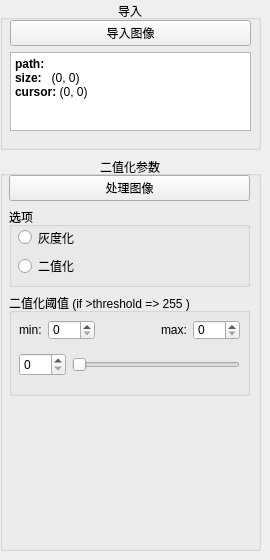
       <widget class="QWidget" name="function_select_tab_1">
        <attribute name="title">
         <string>图像处理</string>
        </attribute>
        <widget class="QWidget" name="verticalLayoutWidget_7">
         <property name="geometry">
          <rect>
           <x>0</x>
           <y>0</y>
           <width>261</width>
           <height>551</height>
          </rect>
         </property>
         <layout class="QVBoxLayout" name="verticalLayout_7">
          <item>
           <widget class="QGroupBox" name="group_import">
            <property name="enabled">
             <bool>true</bool>
            </property>
            <property name="maximumSize">
             <size>
              <width>16777215</width>
              <height>150</height>
             </size>
            </property>
            <property name="title">
             <string>导入</string>
            </property>
            <property name="alignment">
             <set>Qt::AlignCenter</set>
            </property>
            <property name="flat">
             <bool>true</bool>
            </property>
            <property name="checkable">
             <bool>false</bool>
            </property>
            <widget class="QWidget" name="verticalLayoutWidget_3">
             <property name="geometry">
              <rect>
               <x>10</x>
               <y>20</y>
               <width>241</width>
               <height>111</height>
              </rect>
             </property>
             <layout class="QVBoxLayout" name="verticalLayout_3">
              <item>
               <widget class="QPushButton" name="btn_import_image">
                <property name="text">
                 <string>导入图像</string>
                </property>
               </widget>
              </item>
              <item>
               <widget class="QTextBrowser" name="image_detail_text_box">
                <property name="maximumSize">
                 <size>
                  <width>400</width>
                  <height>80</height>
                 </size>
                </property>
                <property name="html">
                 <string>&lt;!DOCTYPE HTML PUBLIC &quot;-//W3C//DTD HTML 4.0//EN&quot; &quot;http://www.w3.org/TR/REC-html40/strict.dtd&quot;&gt;
&lt;html&gt;&lt;head&gt;&lt;meta name=&quot;qrichtext&quot; content=&quot;1&quot; /&gt;&lt;style type=&quot;text/css&quot;&gt;
p, li { white-space: pre-wrap; }
&lt;/style&gt;&lt;/head&gt;&lt;body style=&quot; font-family:'SimSun'; font-size:9pt; font-weight:400; font-style:normal;&quot;&gt;
&lt;p style=&quot; margin-top:0px; margin-bottom:0px; margin-left:0px; margin-right:0px; -qt-block-indent:0; text-indent:0px;&quot;&gt;&lt;span style=&quot; font-weight:600;&quot;&gt;path:&lt;/span&gt;&lt;/p&gt;
&lt;p style=&quot; margin-top:0px; margin-bottom:0px; margin-left:0px; margin-right:0px; -qt-block-indent:0; text-indent:0px;&quot;&gt;&lt;span style=&quot; font-weight:600;&quot;&gt;size:   &lt;/span&gt;(0, 0)&lt;/p&gt;
&lt;p style=&quot; margin-top:0px; margin-bottom:0px; margin-left:0px; margin-right:0px; -qt-block-indent:0; text-indent:0px;&quot;&gt;&lt;span style=&quot; font-weight:600;&quot;&gt;cursor: &lt;/span&gt;(0, 0)&lt;/p&gt;&lt;/body&gt;&lt;/html&gt;</string>
                </property>
                <property name="overwriteMode">
                 <bool>true</bool>
                </property>
               </widget>
              </item>
             </layout>
            </widget>
           </widget>
          </item>
          <item>
           <widget class="QGroupBox" name="groupBox">
            <property name="title">
             <string>二值化参数</string>
            </property>
            <property name="alignment">
             <set>Qt::AlignCenter</set>
            </property>
            <property name="flat">
             <bool>true</bool>
            </property>
            <widget class="QWidget" name="verticalLayoutWidget">
             <property name="geometry">
              <rect>
               <x>9</x>
               <y>19</y>
               <width>241</width>
               <height>221</height>
              </rect>
             </property>
             <layout class="QVBoxLayout" name="verticalLayout">
              <item>
               <widget class="QPushButton" name="btn_image_process">
                <property name="text">
                 <string>处理图像</string>
                </property>
               </widget>
              </item>
              <item>
               <widget class="QGroupBox" name="group_image_process_option">
                <property name="maximumSize">
                 <size>
                  <width>16777215</width>
                  <height>80</height>
                 </size>
                </property>
                <property name="title">
                 <string>选项</string>
                </property>
                <widget class="QWidget" name="verticalLayoutWidget_2">
                 <property name="geometry">
                  <rect>
                   <x>9</x>
                   <y>19</y>
                   <width>221</width>
                   <height>51</height>
                  </rect>
                 </property>
                 <layout class="QVBoxLayout" name="verticalLayout_2">
                  <item>
                   <widget class="QRadioButton" name="btn_gray">
                    <property name="layoutDirection">
                     <enum>Qt::LeftToRight</enum>
                    </property>
                    <property name="text">
                     <string>灰度化</string>
                    </property>
                   </widget>
                  </item>
                  <item>
                   <widget class="QRadioButton" name="btn_binary">
                    <property name="text">
                     <string>二值化</string>
                    </property>
                   </widget>
                  </item>
                 </layout>
                </widget>
               </widget>
              </item>
              <item>
               <widget class="QGroupBox" name="group_binary_param">
                <property name="title">
                 <string>二值化阈值 (if &gt;threshold =&gt; 255 )</string>
                </property>
                <widget class="QWidget" name="verticalLayoutWidget_4">
                 <property name="geometry">
                  <rect>
                   <x>10</x>
                   <y>20</y>
                   <width>221</width>
                   <height>71</height>
                  </rect>
                 </property>
                 <layout class="QVBoxLayout" name="verticalLayout_4">
                  <item>
                   <layout class="QHBoxLayout" name="horizontalLayout_2">
                    <item>
                     <widget class="QLabel" name="label">
                      <property name="maximumSize">
                       <size>
                        <width>16777215</width>
                        <height>20</height>
                       </size>
                      </property>
                      <property name="text">
                       <string>min:</string>
                      </property>
                     </widget>
                    </item>
                    <item>
                     <widget class="QSpinBox" name="spin_bin_thres_min">
                      <property name="maximumSize">
                       <size>
                        <width>16777215</width>
                        <height>20</height>
                       </size>
                      </property>
                      <property name="maximum">
                       <number>255</number>
                      </property>
                     </widget>
                    </item>
                    <item>
                     <spacer name="horizontalSpacer_3">
                      <property name="orientation">
                       <enum>Qt::Horizontal</enum>
                      </property>
                      <property name="sizeHint" stdset="0">
                       <size>
                        <width>40</width>
                        <height>20</height>
                       </size>
                      </property>
                     </spacer>
                    </item>
                    <item>
                     <widget class="QLabel" name="label_2">
                      <property name="maximumSize">
                       <size>
                        <width>16777215</width>
                        <height>20</height>
                       </size>
                      </property>
                      <property name="text">
                       <string>max:</string>
                      </property>
                     </widget>
                    </item>
                    <item>
                     <widget class="QSpinBox" name="spin_bin_thres_max">
                      <property name="maximumSize">
                       <size>
                        <width>16777215</width>
                        <height>20</height>
                       </size>
                      </property>
                      <property name="maximum">
                       <number>255</number>
                      </property>
                     </widget>
                    </item>
                   </layout>
                  </item>
                  <item>
                   <layout class="QHBoxLayout" name="horizontalLayout_7">
                    <item>
                     <widget class="QSpinBox" name="spin_bin_thres">
                      <property name="maximum">
                       <number>255</number>
                      </property>
                     </widget>
                    </item>
                    <item>
                     <widget class="QSlider" name="horizontalSlider">
                      <property name="orientation">
                       <enum>Qt::Horizontal</enum>
                      </property>
                     </widget>
                    </item>
                   </layout>
                  </item>
                 </layout>
                </widget>
               </widget>
              </item>
             </layout>
            </widget>
           </widget>
          </item>
         </layout>
        </widget>
       </widget>
